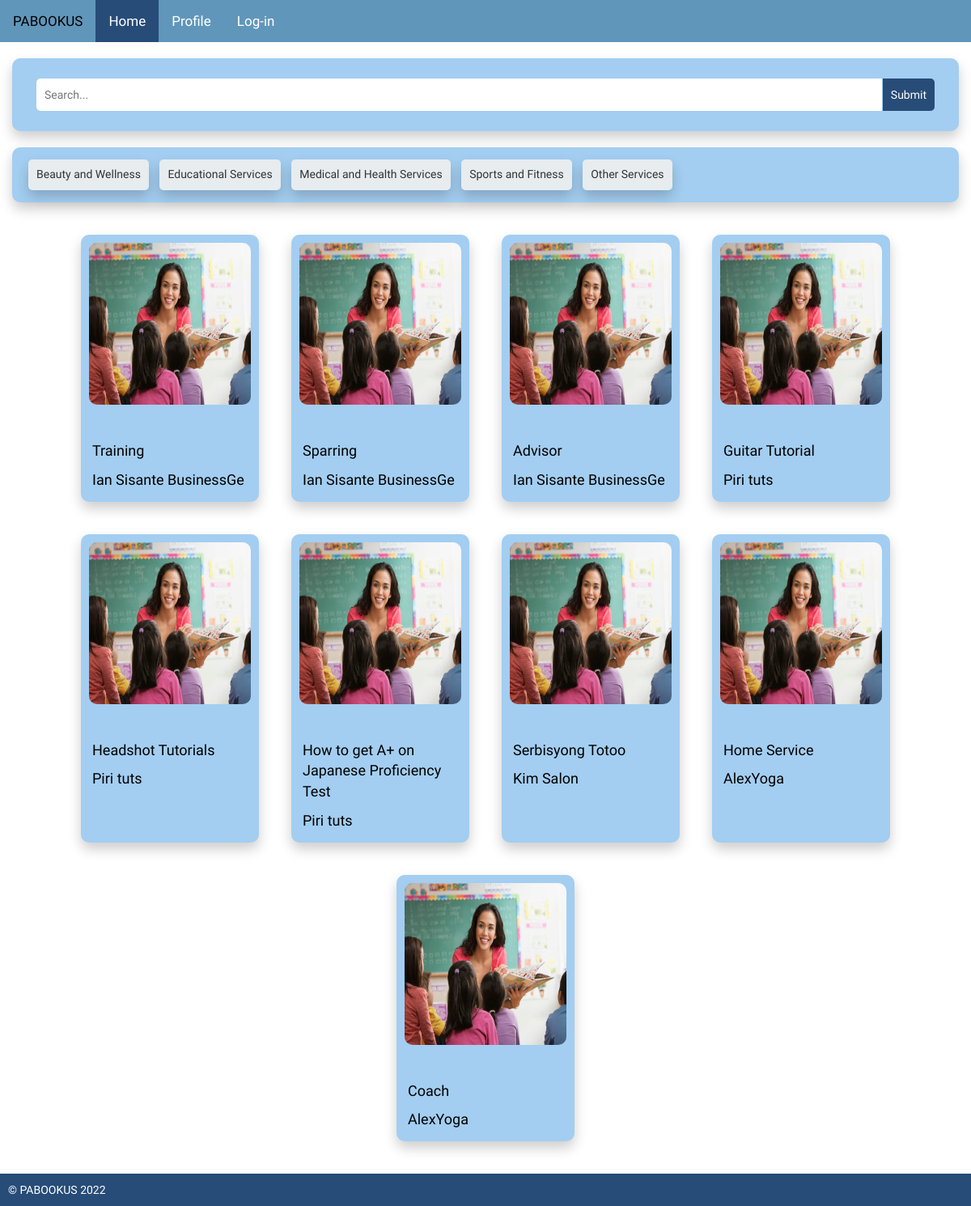
The page / on the database its author committed.
### tables this page shows
CREATE TABLE `company5_service` (
  `name` varchar(50) NOT NULL,
  `price` int(11) DEFAULT NULL,
  `id` int(9) NOT NULL,
  `duration` int(4) NOT NULL,
  `slot` int(11) NOT NULL
);

CREATE TABLE `company6_service` (
  `name` varchar(50) NOT NULL,
  `price` int(11) DEFAULT NULL,
  `id` int(9) NOT NULL,
  `duration` int(4) NOT NULL,
  `slot` int(11) NOT NULL
);

CREATE TABLE `company10_service` (
  `id` int(9) NOT NULL,
  `name` varchar(50) NOT NULL,
  `price` int(11) DEFAULT NULL,
  `duration` int(4) NOT NULL,
  `slot` int(11) NOT NULL
);

CREATE TABLE `company11_service` (
  `id` int(9) NOT NULL,
  `name` varchar(50) NOT NULL,
  `price` int(11) DEFAULT NULL,
  `duration` int(4) NOT NULL,
  `slot` int(11) NOT NULL
);

### application/controllers/Routes.php (called while the page is built, shortened)
<?php
class Routes extends CI_Controller {
    public function __construct() {
        $this->load->helper('url');
        $this->load->library('session');
    }
	public function newsfeed()
	{
        $this->load->model('User_model');
        $this->load->model('Service_model');
        $company_table = $this->User_model->get_table();
        $services = array();
        $x=0;
        foreach($company_table as $c){
            foreach($this->Service_model->get_table_full($c['services_id']) as $tbs){
                $tbs["company_name"] = $c["company_name"];
                $tbs["company_id"] = $c["company_id"];
                $services[$x++] = $tbs;
            }
        }
        $data["key_services"] = $services;
        $this->load->view('inc/header');
        $this->load->view('inc/navbar');
		$this->load->view('newsfeed', $data);
        $this->load->view('inc/footer');
	}
}

### index.php (called while the page is built, shortened)
<?php
require_once BASEPATH.'core/CodeIgniter.php';

### application/models/User_model.php (called while the page is built, shortened)
<?php
class User_model extends CI_Model {
    public function get_table(){
        $this->db->select('*');
        return $this->db->get("company")->result_array();
    }
}

### application/models/Service_model.php (called while the page is built, shortened)
<?php
class Service_model extends CI_Model {
    public function get_table_full($t_name){
        $this->db->select('*');
        return $this->db->get($t_name)->result_array();
    }
}

### application/views/newsfeed.php (the view, shortened to what this page needs)
<div class="container">
	<div class="search">
		<form class="search-form">
			<input type="text" placeholder="Search...">
			<input type="submit" value="Submit">
		</form>
	</div>
</div>
<div class="container">
	<div style="category-container">
		<div class="dropdown">
			<p>Beauty and Wellness</p>
		</div>
		<div class="dropdown">
			<p>Educational Services</p>
		</div>
		<div class="dropdown">
			<p>Medical and Health Services</p>
		</div>
		<div class="dropdown">
			<p>Sports and Fitness</p>
		</div>
		<div class="dropdown">
			<p>Other Services</p>
		</div>
	</div>
</div>
<div class="card_container">
	<?php
	if(isset($key_services)){
		foreach($key_services as $s){?>
		<div class="service_card">
			<img src="<?php echo base_url(); ?>public/img/category/teaching.jpg"
				height="200" width="200" alt="Service Picture">
			<br><br><br>
			<div class="service_details">
				<p><a href="schedule/<?php echo $s["company_id"]."/".$s["id"];?>">
					<?php echo $s["name"];
				?></a></p><br>
				<p><a href="<?php echo base_url()."profile/company/".$s["company_id"];?>"><?php
					echo $s["company_name"];
				?></a></p>
			</div>
		</div>
	<?php }}else{?>
	<p>No Services</p>
<?php } ?>

### application/views/inc/header.php (shortened to what this page needs)
<!DOCTYPE html>
<html lang="en">
    <head>
        <link rel="stylesheet" href="<?php echo base_url(); ?>public/css/style.css" >
        <link rel="stylesheet" href="https://maxcdn.bootstrapcdn.com/bootstrap/3.3.7/css/bootstrap.min.css">
        <link href="https://maxcdn.bootstrapcdn.com/font-awesome/4.7.0/css/font-awesome.min.css" rel="stylesheet">
    </head>

### application/views/inc/navbar.php (shortened to what this page needs)
<body>
	<?php
		$page = $this->session->userdata('page');
    ?>
	<div class="topnav" id="myTopnav">
		<a href="<?php echo base_url();?>" >PABOOKUS</a>
		<a href="<?php echo base_url();?>"
		<?php if($page=="home") echo"class=active";?>>Home</a>
		<a href="<?php
			if(isset($udata)) echo  base_url()."my_account";
			else echo 'login'; ?>"
			<?php if($page=="profile") echo"class=active";?>>Profile
		</a>
		<?php if(!isset($udata)){ ?>
			<a href="<?php echo base_url();?>/login">Log-in</a>
			<?php } ?>
	</div>

### application/views/inc/footer.php
<footer>
	&copy; PABOOKUS 2022
</footer>

### public/css/style.css (style rules this page uses)
* { font-family: 'quicksand', Arial, Helvetica, sans-serif; margin: 0; padding: 0; }
.topnav { overflow: hidden; background-color: #6096BA; }
.topnav a { float: left; display: block; text-align: center; padding: 14px 16px; text-decoration: none; font-size: 17px; color: white; }
.topnav a.active { background-color: #274C77; color: white; text-decoration: none; }
.search { overflow: auto; margin: 15px; }
.search input[type="text"] { border: 0px; width: 94.1%; padding: 10px; border-top-left-radius: 5px; -moz-border-radius-top-left: 5px; -webkit-border-radius-top-left: 5px; border-bottom-left-radius: 5px; -moz-border-radius-bottom-left: 5px; -webkit-border-radius-bottom-left: 5px; }
.search input[type="submit"] { border: 0px; background: none; background-color: #274C77; color: #fff; float: right; padding: 10px; border-top-right-radius: 5px; -moz-border-radius-top-right: 5px; -webkit-border-radius-top-right: 5px; border-bottom-right-radius: 5px; -moz-border-radius-bottom-right: 5px; -webkit-border-radius-bottom-right: 5px; cursor: pointer; }
.container { justify-content: center; background-color: #A3CEF1; box-shadow: 0px 8px 16px 0px rgba(0, 0, 0, 0.2); margin: 20px; padding: 10px; border-radius: 10px; }
.dropdown { position: relative; display: inline-block; background-color: #E7ECEF; box-shadow: 0px 8px 16px 0px rgba(0, 0, 0, 0.2); padding: 8px 10px 0px 10px; margin: 5px; cursor: pointer; border-radius: 5px; }
.card_container { display: flex; flex-wrap: wrap; justify-content: center; margin-bottom: 60px; }
.service_card { background-color: #A3CEF1; max-width: 220px; margin: 20px; padding: 10px 10px 0px 10px; border-radius: 10px; box-shadow: 0px 8px 16px 0px rgba(0, 0, 0, 0.2); }
.service_card img { border-radius: 10px; }
.service_details { padding: 4px; }
.service_card p { overflow-wrap: break-word; word-wrap: break-word; }
.service_card p a { text-decoration: none; color: black; font-size: 18px; }
.flexbox-item-3 div,p { display: inline-block; }
footer { position:fixed; bottom: 0; left: 0; right: 0; background: #274C77; height: auto; width: 100vw; padding: 10px; color: #fff; font-size: 14px; }

### rows shown on the page
company5_service: name "Training", company_name "Ian Sisante BusinessGe"
company5_service: name "Sparring", company_name "Ian Sisante BusinessGe"
company5_service: name "Advisor", company_name "Ian Sisante BusinessGe"
company6_service: name "Guitar Tutorial", company_name "Piri tuts"
company6_service: name "Headshot Tutorials", company_name "Piri tuts"
company6_service: name "How to get A+ on Japanese Proficiency Test", company_name "Piri tuts"
company10_service: name "Serbisyong Totoo", company_name "Kim Salon"
company11_service: name "Home Service", company_name "AlexYoga"
company11_service: name "Coach", company_name "AlexYoga"
